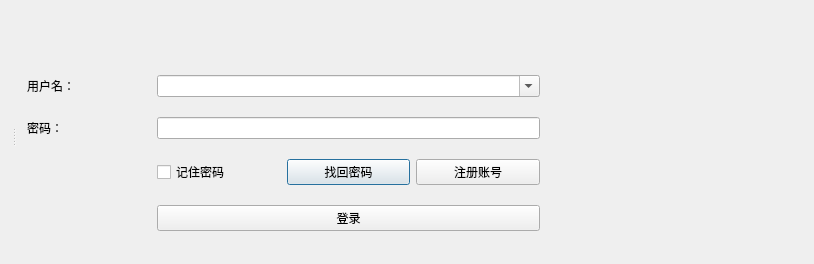
<?xml version="1.0" encoding="UTF-8"?>
<ui version="4.0">
 <class>QDlgLoginClass</class>
 <widget class="QDialog" name="QDlgLoginClass">
  <property name="geometry">
   <rect>
    <x>0</x>
    <y>0</y>
    <width>814</width>
    <height>264</height>
   </rect>
  </property>
  <property name="windowTitle">
   <string>QDlgLogin</string>
  </property>
  <widget class="QSplitter" name="splitter">
   <property name="geometry">
    <rect>
     <x>0</x>
     <y>10</y>
     <width>551</width>
     <height>251</height>
    </rect>
   </property>
   <property name="orientation">
    <enum>Qt::Horizontal</enum>
   </property>
   <widget class="QLabel" name="label">
    <property name="text">
     <string/>
    </property>
    <property name="pixmap">
     <pixmap resource="MainWindow.qrc">:/images/images/preview.jpg</pixmap>
    </property>
    <property name="scaledContents">
     <bool>true</bool>
    </property>
   </widget>
   <widget class="QWidget" name="layoutWidget">
    <layout class="QGridLayout" name="gridLayout">
     <item row="1" column="0">
      <widget class="QLabel" name="labelUsername">
       <property name="text">
        <string>用户名：</string>
       </property>
      </widget>
     </item>
     <item row="2" column="1" colspan="3">
      <widget class="QLineEdit" name="lineEditPassword"/>
     </item>
     <item row="3" column="2">
      <widget class="QPushButton" name="btnForgetPwd">
       <property name="text">
        <string>找回密码</string>
       </property>
       <property name="autoExclusive">
        <bool>false</bool>
       </property>
      </widget>
     </item>
     <item row="3" column="3">
      <widget class="QPushButton" name="btnRegister">
       <property name="text">
        <string>注册账号</string>
       </property>
      </widget>
     </item>
     <item row="3" column="1">
      <widget class="QCheckBox" name="checkBoxRemeber">
       <property name="text">
        <string>记住密码</string>
       </property>
      </widget>
     </item>
     <item row="2" column="0">
      <widget class="QLabel" name="labelPassword">
       <property name="text">
        <string>密码：</string>
       </property>
      </widget>
     </item>
     <item row="4" column="1" colspan="3">
      <widget class="QPushButton" name="btnLogin">
       <property name="text">
        <string>登录</string>
       </property>
      </widget>
     </item>
     <item row="0" column="0" colspan="4">
      <widget class="QLabel" name="labelTips">
       <property name="minimumSize">
        <size>
         <width>0</width>
         <height>20</height>
        </size>
       </property>
       <property name="maximumSize">
        <size>
         <width>16777215</width>
         <height>15</height>
        </size>
       </property>
       <property name="text">
        <string/>
       </property>
      </widget>
     </item>
     <item row="1" column="1" colspan="3">
      <widget class="QComboBox" name="comboBoxUsername">
       <property name="editable">
        <bool>true</bool>
       </property>
      </widget>
     </item>
    </layout>
   </widget>
  </widget>
 </widget>
 <layoutdefault spacing="6" margin="11"/>
 <resources>
  <include location="MainWindow.qrc"/>
  <include location="MainWindow.qrc"/>
 </resources>
 <connections/>
</ui>
